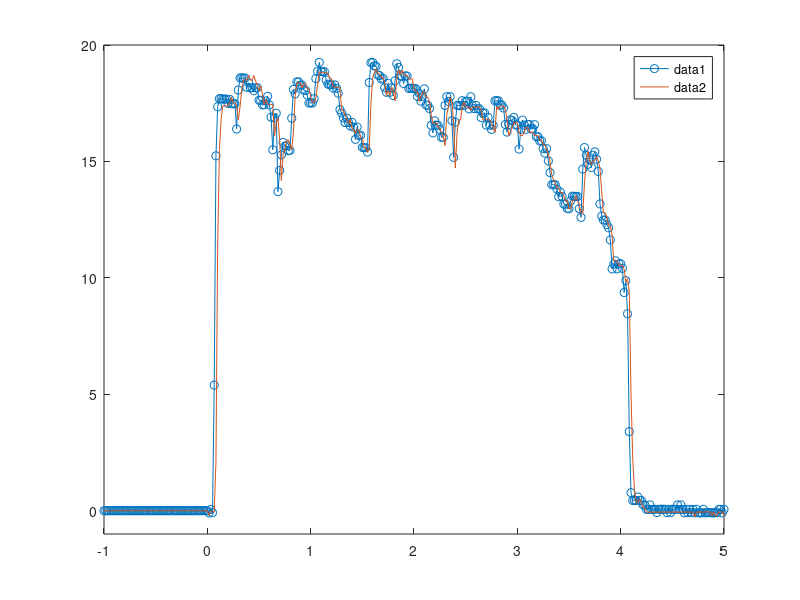
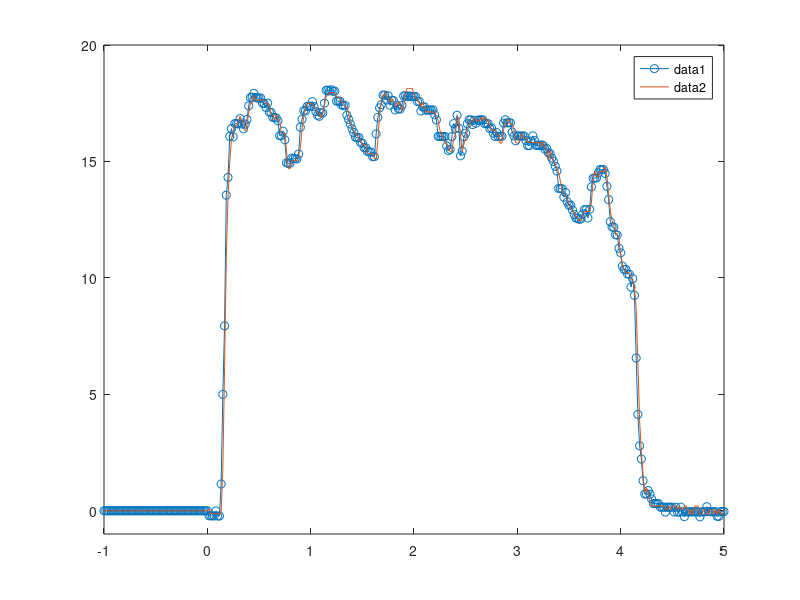

Source code (MATLAB) for these figures, in order:
load("24jun19_highQ.mat");

% Load BTCs and time vector from time hour zero to 30 hr and convert to
% concentration
time_hr = zero_time_R4_US;
n = length(time_hr);
n_wanted=1024;

cout_1A = (R4_US_cond_no_bg(1:n).*0.3);
%cout_1A(cout_1A<0) = 0; % Replace negative values with zero

cout_1B = (R4_DS_cond_no_bg(1:n).*0.3); 
%cout_1B(cout_1B<0) = 0;

cout_2A = (R3_US_cond_no_bg(1:n).*0.3);
%cout_2A(cout_2A<0) = 0;

cout_2B = (R3_DS_cond_no_bg(1:n).*0.3); 
%cout_2B(cout_2B<0) = 0;

in=cout_1A(1:n_wanted); out=cout_1B(1:n_wanted); time=time_hr(1:n_wanted);
save ('highQ_R1.mat', 'time', 'in', 'out')

figure(44)
plot(time,in,'o-')
hold on 
plot(time,out)
axis([-1 5 -1 20])
legend
hold off

in=cout_2A(1:n_wanted); out=cout_2B(1:n_wanted); 
save ('highQ_R2.mat', 'time', 'in', 'out')

figure(45)
plot(time,in,'o-')
hold on 
plot(time,out)
axis([-1 5 -1 20])
legend
hold off
